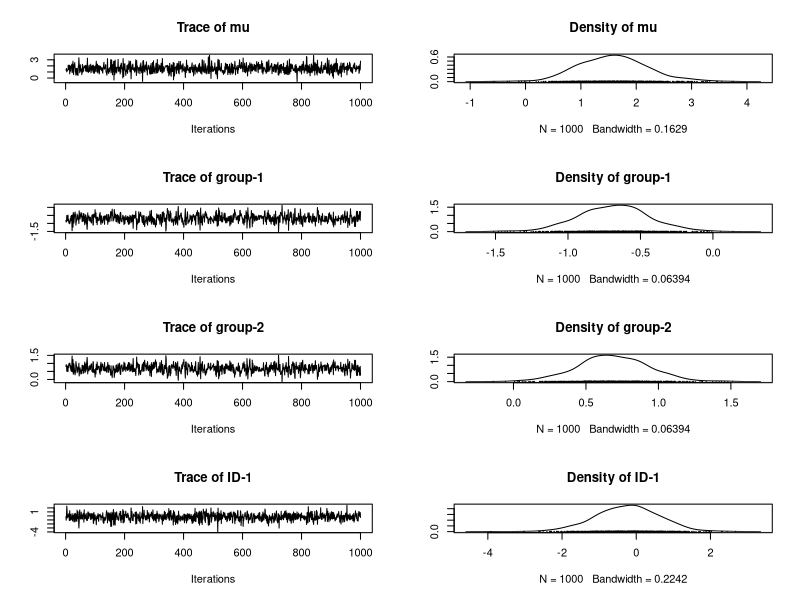
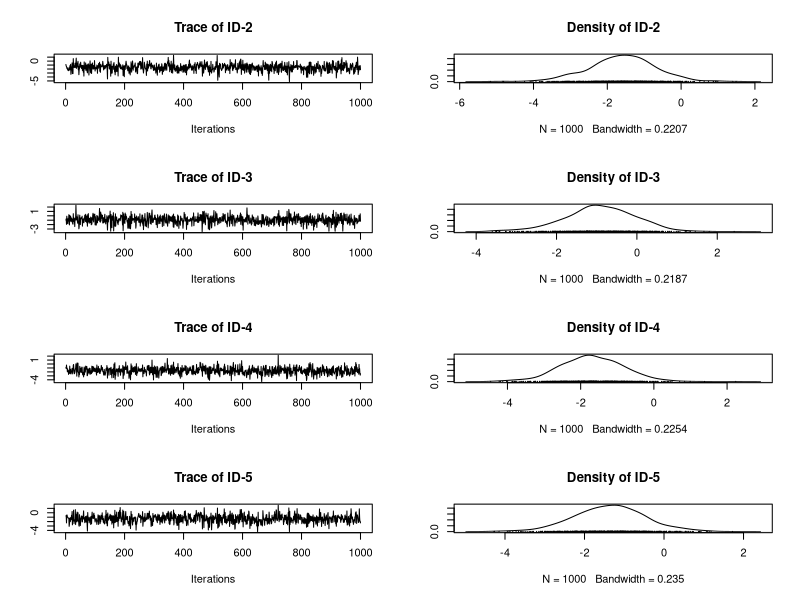
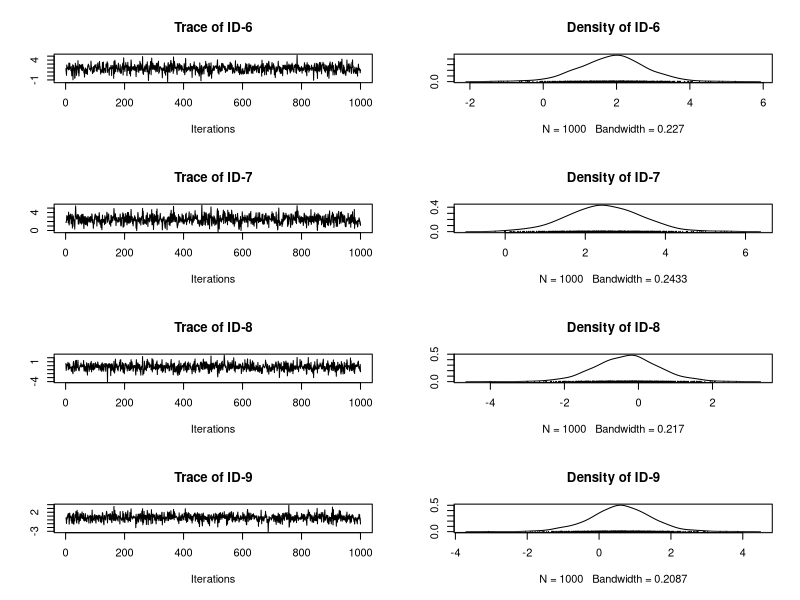
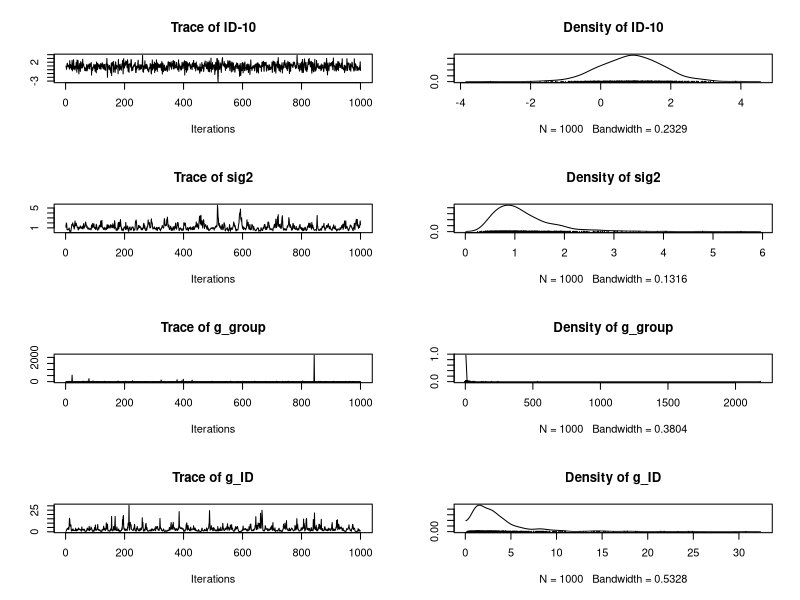

Here is the R script that generated these plots, in order:
library(BayesFactor)


### Name: posterior
### Title: Sample from the posterior distribution of one of several models.
### Aliases: posterior posterior,BFmodel,missing,data.frame,missing-method
###   posterior,BFBayesFactor,missing,missing,missing-method
###   posterior,BFBayesFactor,numeric,missing,numeric-method
###   posterior,BFBayesFactor,missing,missing,numeric-method
###   posterior,BFlinearModel,missing,data.frame,numeric-method
###   posterior,BFindepSample,missing,data.frame,numeric-method
###   posterior,BFcontingencyTable,missing,data.frame,numeric-method
###   posterior,BFoneSample,missing,data.frame,numeric-method
###   posterior,BFmetat,missing,data.frame,numeric-method
###   posterior,BFproportion,missing,data.frame,numeric-method
###   posterior,BFcorrelation,missing,data.frame,numeric-method

### ** Examples

## Sample from the posteriors for two models
data(sleep)

bf = lmBF(extra ~ group + ID, data = sleep, whichRandom="ID", progress=FALSE)

## sample from the posterior of the numerator model
## data argument not needed - it is included in the Bayes factor object
chains = posterior(bf, iterations = 1000, progress = FALSE)

plot(chains)

## demonstrate column filtering by filtering out participant effects
data(puzzles)
bf = lmBF(RT ~ shape + color + shape:color + ID, data=puzzles)
chains = posterior(bf, iterations = 1000, progress = FALSE, columnFilter="^ID$")
colnames(chains) # Contains no participant effects
